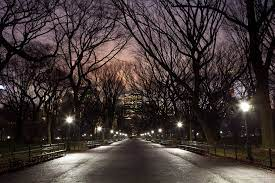
#> input picture codes/morph/images/street.jpeg, 275 x 183 px
$ python closing_gray.py
#> lines starting #> are read from the running program, lines starting #| are printed output that depends on the picture
import cv2
import numpy as np
import matplotlib.pyplot as plt


img = cv2.imread('./images/street.jpeg')
#> img is the input picture: shape (183, 275, 3); mean B, G, R 53.5, 54.9, 65.7
gray = cv2.cvtColor(img, cv2.COLOR_BGR2GRAY)
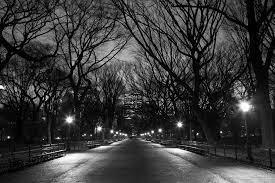
#> gray: shape (183, 275); min 0, max 255, mean 58

# kernel
kernel = cv2.getStructuringElement(cv2.MORPH_CROSS, (3, 3))
# opening
opening = cv2.morphologyEx(gray, cv2.MORPH_CLOSE, kernel)
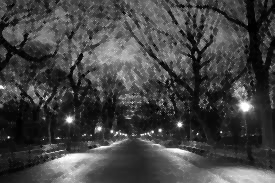
#> opening: shape (183, 275); min 1, max 255, mean 67.6

# plotting
fig, axs = plt.subplots(1, 3, figsize=(20, 20))
axs[0].imshow(cv2.cvtColor(img, cv2.COLOR_BGR2RGB))
axs[0].set_title('Original')
axs[1].imshow(gray, cmap='gray')
axs[1].set_title('Grayscale')
axs[2].imshow(opening, cmap='gray')
axs[2].set_title('Closing')
for ax in axs:
    ax.axis('off')
plt.show()
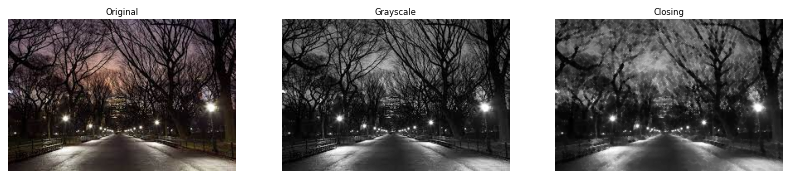
#> figure drawn by matplotlib, 3 panels
